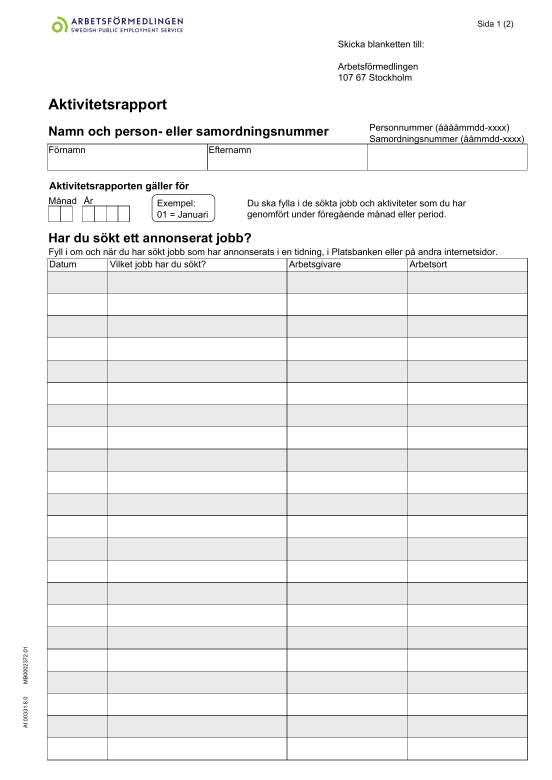
#> input picture templates/form1_page1.png, 1654 x 2339 px (shown at 1/3 size)
$ python -i calibrate_form.py   (imports and definitions only)
#> lines starting #> are read from the running program, lines starting #| are printed output that depends on the picture; after the words box and inside, x2 and y2 are one past the last pixel; in counts of white or black regions, pixels touching at a corner belong together
import cv2
import numpy as np
import os
from pdf2image import convert_from_path
from form_template import FormTemplate, FieldType


# [5 lines left out: function load_original_form, not called in this run]


def detect_form_corners(image):
    """Detect the corners of the form using edge detection."""
    # Convert to grayscale
    gray = cv2.cvtColor(np.array(image), cv2.COLOR_RGB2GRAY)

    # Apply Gaussian blur
    blurred = cv2.GaussianBlur(gray, (5, 5), 0)

    # Edge detection
    edges = cv2.Canny(blurred, 50, 150)
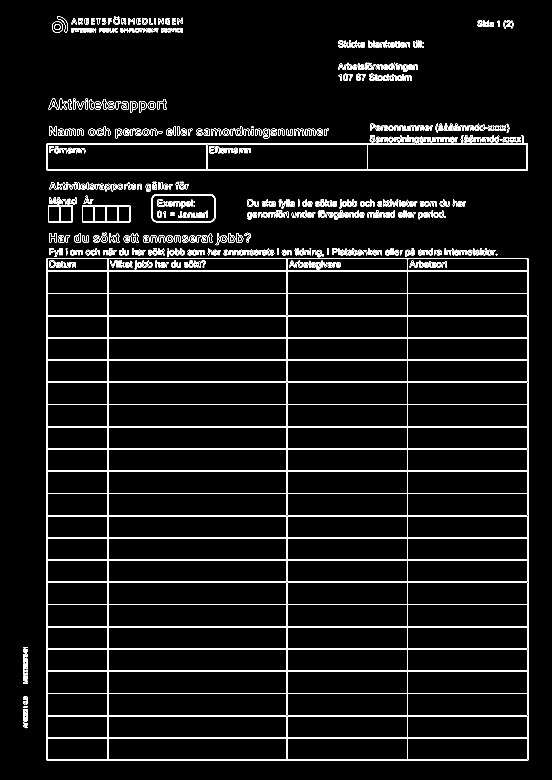
#> edges: shape (2339, 1654) (shown at 1/3 size); 3.6% white in thin lines or dots, all inside (x1, y1, x2, y2) = (69, 49, 1585, 2282)

    # Find contours
    contours, _ = cv2.findContours(
        edges, cv2.RETR_EXTERNAL, cv2.CHAIN_APPROX_SIMPLE)
#> contours = 535 contours, 113 with area under 20; largest, box (x1, y1, x2, y2) and area: (140, 774, 1585, 2282) 2176106, (140, 405, 1583, 512) 109092, (454, 582, 647, 667) 15885, (246, 616, 391, 667) 7198, (144, 616, 218, 667) 3648

    # Find the largest contour (should be the form)
    if contours:
        largest_contour = max(contours, key=cv2.contourArea)
#> largest_contour = [[141, 774], [140, 775], [140, 2280], [141, 2281], [1583, 2281], [1584, 2280], [1584, 775], [1583, 774]]
        epsilon = 0.02 * cv2.arcLength(largest_contour, True)
#> epsilon = 118
        approx = cv2.approxPolyDP(largest_contour, epsilon, True)
#> approx = [[141, 774], [140, 2280], [1583, 2281], [1584, 775]]

        if len(approx) == 4:  # We found 4 corners
            return approx.reshape(4, 2)

    return None


# [114 lines left out: functions calibrate_form, visualize_calibration, main, not called in this run]


# [2 lines not run here, left out]

>>> import cv2
>>> picture = cv2.cvtColor(cv2.imread('templates/form1_page1.png'), cv2.COLOR_BGR2RGB)
>>> result = detect_form_corners(picture)
#> result has the same summary as approx in detect_form_corners
